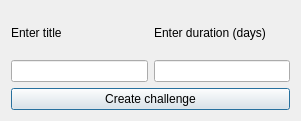
<?xml version="1.0" encoding="UTF-8"?>
<ui version="4.0">
 <class>Dialog</class>
 <widget class="QDialog" name="Dialog">
  <property name="enabled">
   <bool>true</bool>
  </property>
  <property name="geometry">
   <rect>
    <x>0</x>
    <y>0</y>
    <width>301</width>
    <height>121</height>
   </rect>
  </property>
  <property name="sizePolicy">
   <sizepolicy hsizetype="Fixed" vsizetype="Fixed">
    <horstretch>1</horstretch>
    <verstretch>1</verstretch>
   </sizepolicy>
  </property>
  <property name="maximumSize">
   <size>
    <width>301</width>
    <height>121</height>
   </size>
  </property>
  <property name="mouseTracking">
   <bool>false</bool>
  </property>
  <property name="windowTitle">
   <string>Dialog</string>
  </property>
  <layout class="QVBoxLayout" name="verticalLayout_2">
   <item>
    <layout class="QVBoxLayout" name="verticalLayout">
     <item>
      <layout class="QGridLayout" name="gridLayout">
       <item row="1" column="1">
        <widget class="QLineEdit" name="duration_enter"/>
       </item>
       <item row="0" column="0">
        <widget class="QLabel" name="label">
         <property name="text">
          <string>Enter title</string>
         </property>
        </widget>
       </item>
       <item row="0" column="1">
        <widget class="QLabel" name="label_2">
         <property name="text">
          <string>Enter duration (days)</string>
         </property>
        </widget>
       </item>
       <item row="1" column="0">
        <widget class="QLineEdit" name="name_enter"/>
       </item>
      </layout>
     </item>
     <item>
      <widget class="QPushButton" name="create_button">
       <property name="cursor">
        <cursorShape>PointingHandCursor</cursorShape>
       </property>
       <property name="text">
        <string>Create challenge</string>
       </property>
      </widget>
     </item>
     <item>
      <spacer name="verticalSpacer">
       <property name="orientation">
        <enum>Qt::Vertical</enum>
       </property>
       <property name="sizeType">
        <enum>QSizePolicy::Minimum</enum>
       </property>
       <property name="sizeHint" stdset="0">
        <size>
         <width>0</width>
         <height>0</height>
        </size>
       </property>
      </spacer>
     </item>
    </layout>
   </item>
  </layout>
 </widget>
 <resources/>
 <connections/>
</ui>
